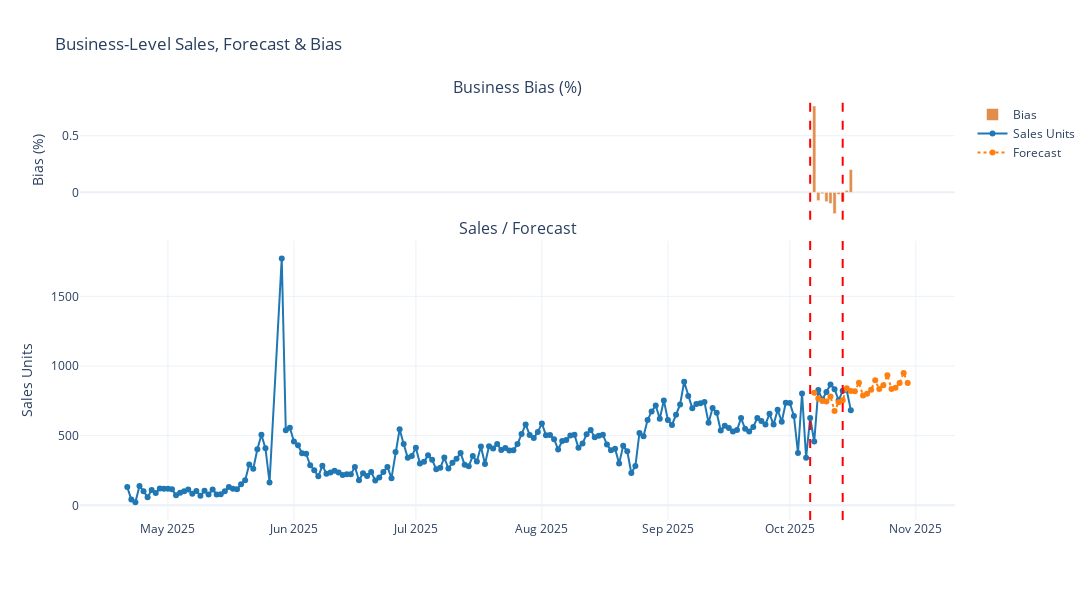

Here is the notebook cell this chart was saved with:
### Markdown cell above
# Business Summary

### Code cell
pdf, plot = FEVAL.plot_business_level(validation_data, EVALUATION_START_DATE=EVALUATION_START_DATE, EVALUATION_END_DATE=EVALUATION_END_DATE)
plot.show()

### Figure 1 — Plotly figure (JSON) as saved in the notebook; plotly's stock layout.template omitted (floating-point values rounded to 4 significant figures; data arrays with more than 128 entries replaced by an {"elided": "..."} marker saying what was removed)
{"data": [{"marker": {"color": "#D55E00"}, "name": "Bias", "opacity": 0.7, "type": "bar", "x": {"elided": "191 str values"}, "xaxis": "x", "y": {"elided": "191 float values"}, "yaxis": "y"}, {"line": {"color": "#1f77b4"}, "mode": "lines+markers", "name": "Sales Units", "type": "scatter", "x": {"elided": "191 str values"}, "xaxis": "x2", "y": {"elided": "191 int values"}, "yaxis": "y2"}, {"line": {"color": "#ff7f0e", "dash": "dot"}, "mode": "lines+markers", "name": "Forecast", "type": "scatter", "x": {"elided": "191 str values"}, "xaxis": "x2", "y": {"elided": "191 float values"}, "yaxis": "y2"}], "layout": {"annotations": [{"font": {"size": 16}, "showarrow": false, "text": "Business Bias (%)", "x": 0.5, "xanchor": "center", "xref": "paper", "y": 1, "yanchor": "bottom", "yref": "paper"}, {"font": {"size": 16}, "showarrow": false, "text": "Sales / Forecast", "x": 0.5, "xanchor": "center", "xref": "paper", "y": 0.665, "yanchor": "bottom", "yref": "paper"}], "height": 600, "shapes": [{"line": {"color": "#ff0000", "dash": "dash"}, "type": "line", "x0": "2025-10-06T00:00:00", "x1": "2025-10-06T00:00:00", "xref": "x", "y0": 0, "y1": 1, "yref": "y domain"}, {"line": {"color": "#ff0000", "dash": "dash"}, "type": "line", "x0": "2025-10-06T00:00:00", "x1": "2025-10-06T00:00:00", "xref": "x2", "y0": 0, "y1": 1, "yref": "y2 domain"}, {"line": {"color": "#ff0000", "dash": "dash"}, "type": "line", "x0": "2025-10-14T00:00:00", "x1": "2025-10-14T00:00:00", "xref": "x", "y0": 0, "y1": 1, "yref": "y domain"}, {"line": {"color": "#ff0000", "dash": "dash"}, "type": "line", "x0": "2025-10-14T00:00:00", "x1": "2025-10-14T00:00:00", "xref": "x2", "y0": 0, "y1": 1, "yref": "y2 domain"}], "title": {"text": "Business-Level Sales, Forecast & Bias"}, "width": 1100, "xaxis": {"anchor": "y", "domain": [0, 1], "matches": "x2", "showticklabels": false}, "xaxis2": {"anchor": "y2", "domain": [0, 1]}, "yaxis": {"anchor": "x", "domain": [0.715, 1], "title": {"text": "Bias (%)"}}, "yaxis2": {"anchor": "x2", "domain": [0, 0.665], "title": {"text": "Sales Units"}}}}
